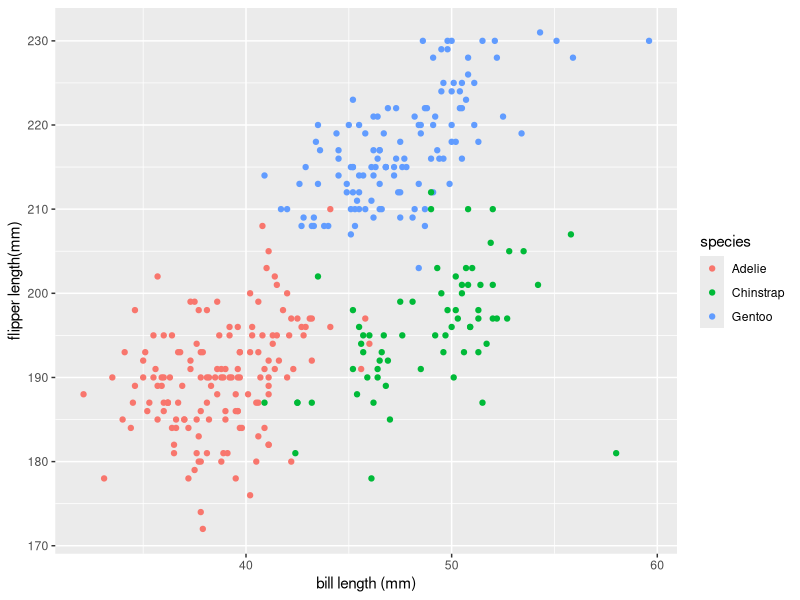
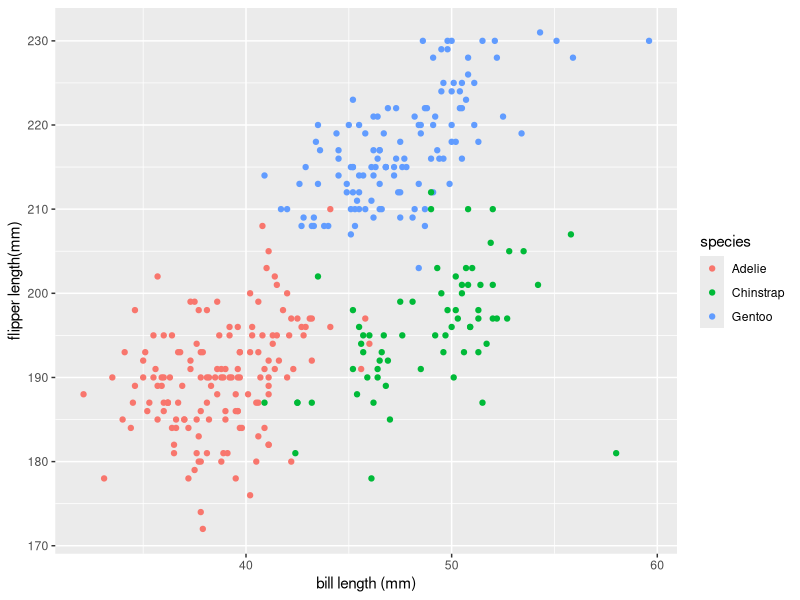

Write the R code that produced these figures, in order.
## ---- chunk 1
library(tidyverse)
data("penguins", package = "palmerpenguins")
## ---- chunk 2
flipper_vs_bill_scatterplot_df =
  tibble(
    x = penguins$bill_length_mm,
    y = penguins$flipper_length_mm,
    species = penguins$species
  )

flipper_vs_bill_scatterplot = ggplot(flipper_vs_bill_scatterplot_df, aes(x,  y, color = species)) + geom_point()
print(flipper_vs_bill_scatterplot + labs(y = "flipper length(mm)", x = "bill length (mm)"))
ggsave("flipper_vs_bill_scatterplot.pdf")
## ---- chunk 3
problem2_df = tibble(
  random_sample = rnorm(10, mean = 0, sd = 1),
  logical_vector = random_sample > 0,
  character_vector = c("A","B","C","D","E","F","G","H","I","J"),
  factor_vector = factor(c("INTRO", "BEGINNER", "INTERMEDIATE", "INTRO", "INTRO", "BEGINNER", "BEGINNER", "INTERMEDIATE", "INTERMEDIATE", "INTERMEDIATE"))
)
problem2_df
## ---- chunk 4
random_sample_mean = mean(pull(problem2_df, var = random_sample))
random_sample_mean
logical_vector_mean = mean(pull(problem2_df, var = logical_vector))
logical_vector_mean
character_vector_mean = mean(pull(problem2_df, var = character_vector))
character_vector_mean
factor_vector_mean = mean(pull(problem2_df, var = factor_vector))
factor_vector_mean
## ---- chunk 5
as.numeric(pull(problem2_df, var = logical_vector))
as.numeric(pull(problem2_df, var = character_vector))
as.numeric(pull(problem2_df, var = factor_vector))
